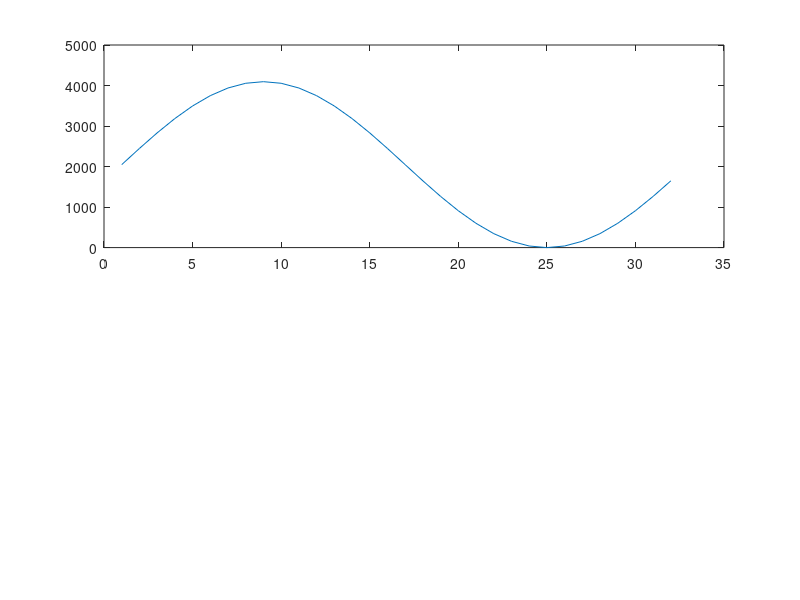

The MATLAB script that drew this image:
% SineWaveTableGenerator
% Generate a table for Integrated Mechatronic Project

clear
% Always a good idea to place at the start of every script

NumberOfPoints = 32;
NumberOfBits = 12;
Offset = 2047.5;% This is a surprisingly challenging bit to add
ScaleFactor = 2047.5;% With 2^N levels, both the scale and offset will be y+0.5
%Need to add in extra control bits -see Page 22 of MCP4801 data sheet
GA = 0 * 2^13;     
%Gain control bit -set to zero
SHDN = 1 * 2^12;    
%Shut-down bit -set to one
WaveTableIndex = 0:(NumberOfPoints-1);
WaveTable = Offset + ScaleFactor*sin(2*pi*WaveTableIndex/NumberOfPoints);
% Check we got scaling correct
MinAmplitude = min(WaveTable);
MaxAmptitude = max(WaveTable);
subplot(2,1,1);

% At this point you can add some sophisticated error checking to make sure you
% have got things correct
plot(WaveTable)

% It might be nice to display the data graphically at this point?
% Include the control bits -this is a 
% logical OR (binary addition provided the existing bits and always zero)
WaveTable = WaveTable + GA + SHDN;
% Convert to a hex number in a format that we can paste directly into the editor
% In C, format will be "const int16 WaveTable[32]={0,1,2...31}"

fprintf('const int16 SineWave_OneKHZ[32]={')
for WaveTableIndex = 1:NumberOfPoints% Convert to a 4-digit hex number
    fprintf('0x%s',dec2hex(round(WaveTable(WaveTableIndex)),4)) 
    if WaveTableIndex < NumberOfPoints
        fprintf(',')
    end
end
fprintf('};')
% Now you need to add code to generate the 2kHz and the 1kHz+2kHz tables
% Error checking becomes even more importantwith the third table